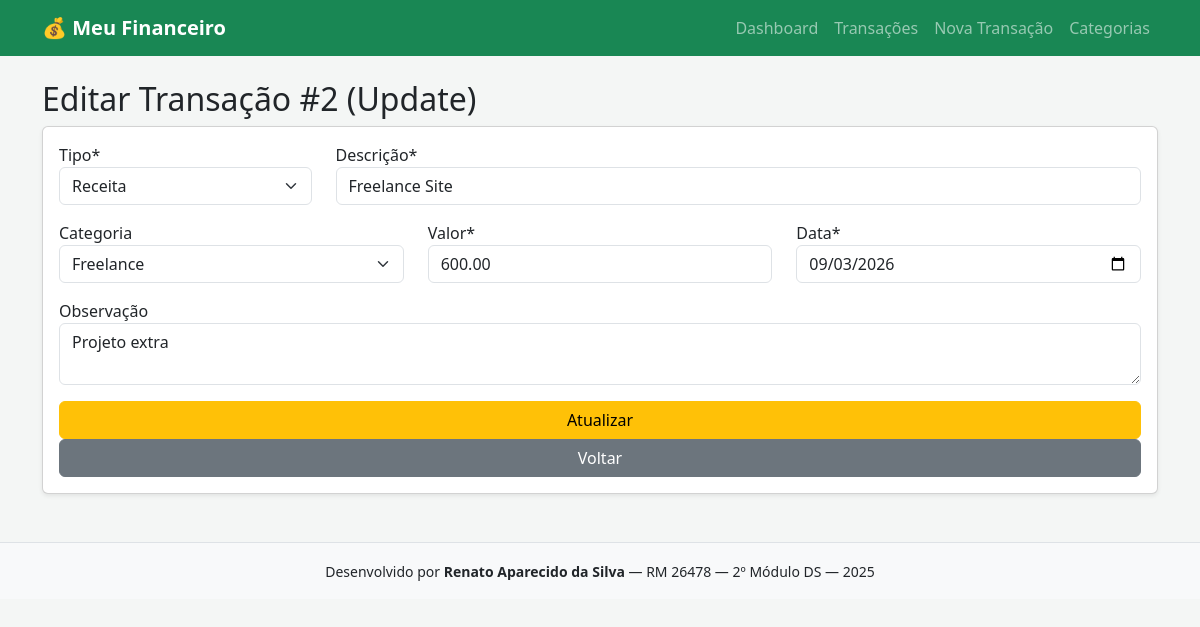
The page /editar.php?id=2 on the database its author committed.
### tables this page shows
CREATE TABLE IF NOT EXISTS transacoes (
  id INT AUTO_INCREMENT PRIMARY KEY,
  tipo ENUM('receita','despesa') NOT NULL,
  descricao VARCHAR(150) NOT NULL,
  categoria_id INT NULL,
  valor DECIMAL(10,2) NOT NULL CHECK (valor > 0),
  data_transacao DATE NOT NULL,
  observacao TEXT NULL,
  criado_em TIMESTAMP DEFAULT CURRENT_TIMESTAMP,
  CONSTRAINT fk_trans_categoria FOREIGN KEY (categoria_id)
    REFERENCES categorias(id) ON DELETE SET NULL ON UPDATE CASCADE
);

CREATE TABLE IF NOT EXISTS categorias (
  id INT AUTO_INCREMENT PRIMARY KEY,
  nome VARCHAR(100) NOT NULL,
  tipo ENUM('receita','despesa','ambos') NOT NULL DEFAULT 'ambos',
  criado_em TIMESTAMP DEFAULT CURRENT_TIMESTAMP
);

### editar.php (the view, shortened to what this page needs)
<?php
require 'config/conexao.php';
$id = $_GET['id'] ?? 0;
$stmt = $pdo->prepare("SELECT * FROM transacoes WHERE id=?");
$stmt->execute([$id]);
$t = $stmt->fetch();
require 'includes/header.php';
$categorias = $pdo->query("SELECT * FROM categorias ORDER BY nome")->fetchAll();
?>
<h2>Editar Transação #<?= $t['id'] ?> (Update)</h2>
<form method="POST" class="card card-body bg-white shadow-sm">
  <div class="row">
    <div class="col-md-3 mb-3"><label>Tipo*</label>
      <select name="tipo" class="form-select">
        <option value="receita" <?= $t['tipo']=='receita'?'selected':'' ?>>Receita</option>
      </select>
    </div>
    <div class="col-md-9 mb-3"><label>Descrição*</label>
      <input name="descricao" class="form-control" required value="<?= htmlspecialchars($t['descricao']) ?>">
    </div>
  </div>
  <div class="row">
    <div class="col-md-4 mb-3"><label>Categoria</label>
      <select name="categoria_id" class="form-select">
        <?php foreach($categorias as $c): ?>
        <option value="<?= $c['id'] ?>" <?= $t['categoria_id']==$c['id']?'selected':'' ?>><?= htmlspecialchars($c['nome']) ?></option>
        <?php endforeach; ?>
      </select>
    </div>
    <div class="col-md-4 mb-3"><label>Valor*</label>
      <input name="valor" type="number" step="0.01" min="0.01" class="form-control" required value="<?= $t['valor'] ?>">
    </div>
    <div class="col-md-4 mb-3"><label>Data*</label>
      <input name="data_transacao" type="date" class="form-control" required value="<?= $t['data_transacao'] ?>">
    </div>
  </div>
  <div class="mb-3"><label>Observação</label>
    <textarea name="observacao" class="form-control"><?= htmlspecialchars($t['observacao']) ?></textarea>
  </div>
  <button class="btn btn-warning">Atualizar</button>
  <a href="transacoes.php" class="btn btn-secondary">Voltar</a>
</form>
<?php require 'includes/footer.php'; ?>

### assets/css/style.css (style rules this page uses)
body { background: #f4f6f5; }

### rows shown on the page
transacoes: id "2", tipo "Receita", descricao "Freelance Site", categoria_id "Freelance", valor "600.00", data_transacao "09/03/2026", observacao "Projeto extra"
